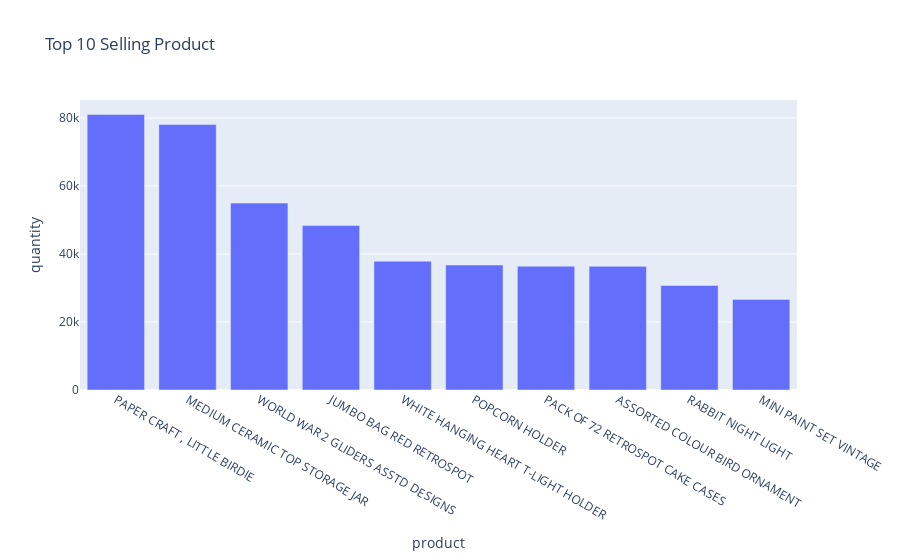

Notebook source saved alongside this figure:
### Code cell
fig = px.bar(grouped_product.head(10), x='product', y='quantity', title='Top 10 Selling Product')
fig.show()

### Figure 1 — Plotly figure (JSON) as saved in the notebook; plotly's stock layout.template omitted (floating-point values rounded to 4 significant figures)
{"data": [{"alignmentgroup": "True", "hovertemplate": "product=%{x}<br>quantity=%{y}<extra></extra>", "legendgroup": "", "marker": {"color": "#636efa", "pattern": {"shape": ""}}, "name": "", "offsetgroup": "", "orientation": "v", "showlegend": false, "textposition": "auto", "type": "bar", "x": ["PAPER CRAFT , LITTLE BIRDIE", "MEDIUM CERAMIC TOP STORAGE JAR", "WORLD WAR 2 GLIDERS ASSTD DESIGNS", "JUMBO BAG RED RETROSPOT", "WHITE HANGING HEART T-LIGHT HOLDER", "POPCORN HOLDER", "PACK OF 72 RETROSPOT CAKE CASES", "ASSORTED COLOUR BIRD ORNAMENT", "RABBIT NIGHT LIGHT", "MINI PAINT SET VINTAGE "], "xaxis": "x", "y": [80995, 78033, 54951, 48375, 37876, 36749, 36396, 36362, 30739, 26633], "yaxis": "y"}], "layout": {"barmode": "relative", "legend": {"tracegroupgap": 0}, "title": {"text": "Top 10 Selling Product"}, "xaxis": {"anchor": "y", "domain": [0, 1], "title": {"text": "product"}}, "yaxis": {"anchor": "x", "domain": [0, 1], "title": {"text": "quantity"}}}}
